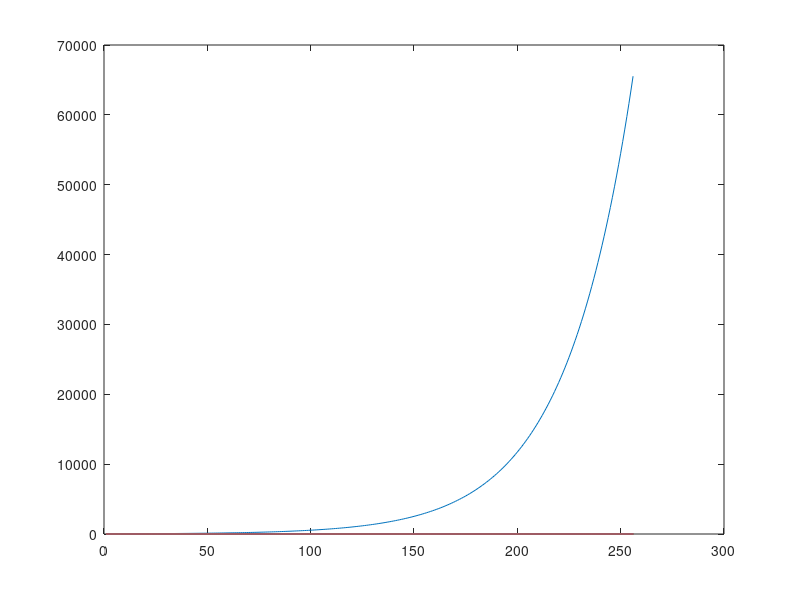

MATLAB code for this plot:

max=50000;
k=0.0307211
vals=zeros(256);
for i=1:256
    vals(i)=exp((105+i)*k);
    fprintf("%lu,",uint16(round(vals(i))));
end

plot(1:256,vals)